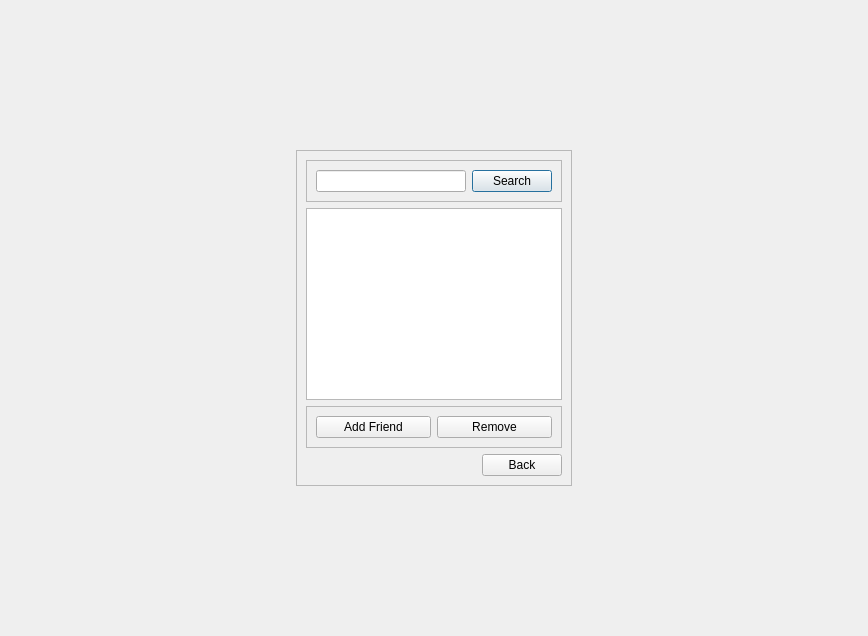
<?xml version="1.0" encoding="UTF-8"?>
<ui version="4.0">
 <class>FriendListWindow</class>
 <widget class="QDialog" name="FriendListWindow">
  <property name="geometry">
   <rect>
    <x>0</x>
    <y>0</y>
    <width>868</width>
    <height>636</height>
   </rect>
  </property>
  <property name="windowTitle">
   <string>Dialog</string>
  </property>
  <layout class="QGridLayout" name="gridLayout">
   <item row="1" column="3">
    <spacer name="horizontalSpacer_2">
     <property name="orientation">
      <enum>Qt::Orientation::Horizontal</enum>
     </property>
     <property name="sizeHint" stdset="0">
      <size>
       <width>40</width>
       <height>20</height>
      </size>
     </property>
    </spacer>
   </item>
   <item row="1" column="1" colspan="2">
    <widget class="QFrame" name="frame">
     <property name="frameShape">
      <enum>QFrame::Shape::StyledPanel</enum>
     </property>
     <property name="frameShadow">
      <enum>QFrame::Shadow::Raised</enum>
     </property>
     <layout class="QGridLayout" name="gridLayout_4">
      <item row="0" column="0">
       <layout class="QVBoxLayout" name="verticalLayout">
        <item>
         <widget class="QFrame" name="frame_2">
          <property name="frameShape">
           <enum>QFrame::Shape::StyledPanel</enum>
          </property>
          <property name="frameShadow">
           <enum>QFrame::Shadow::Raised</enum>
          </property>
          <layout class="QGridLayout" name="gridLayout_2">
           <item row="0" column="0">
            <layout class="QHBoxLayout" name="horizontalLayout">
             <item>
              <widget class="QLineEdit" name="lineEdit_search"/>
             </item>
             <item>
              <widget class="QPushButton" name="pushButton_search">
               <property name="text">
                <string>Search</string>
               </property>
              </widget>
             </item>
            </layout>
           </item>
          </layout>
         </widget>
        </item>
        <item>
         <widget class="QListWidget" name="listWidget_friend_list"/>
        </item>
        <item>
         <widget class="QFrame" name="frame_3">
          <property name="frameShape">
           <enum>QFrame::Shape::StyledPanel</enum>
          </property>
          <property name="frameShadow">
           <enum>QFrame::Shadow::Raised</enum>
          </property>
          <layout class="QGridLayout" name="gridLayout_3">
           <item row="0" column="0">
            <layout class="QHBoxLayout" name="horizontalLayout_2">
             <item>
              <widget class="QPushButton" name="pushButton_add_friend">
               <property name="text">
                <string>Add Friend</string>
               </property>
              </widget>
             </item>
             <item>
              <widget class="QPushButton" name="pushButton_remove">
               <property name="text">
                <string>Remove</string>
               </property>
              </widget>
             </item>
            </layout>
           </item>
          </layout>
         </widget>
        </item>
        <item>
         <layout class="QHBoxLayout" name="horizontalLayout_3">
          <item>
           <spacer name="horizontalSpacer_3">
            <property name="orientation">
             <enum>Qt::Orientation::Horizontal</enum>
            </property>
            <property name="sizeHint" stdset="0">
             <size>
              <width>40</width>
              <height>20</height>
             </size>
            </property>
           </spacer>
          </item>
          <item>
           <widget class="QPushButton" name="pushButton">
            <property name="text">
             <string>Back</string>
            </property>
           </widget>
          </item>
         </layout>
        </item>
       </layout>
      </item>
     </layout>
    </widget>
   </item>
   <item row="1" column="0">
    <spacer name="horizontalSpacer">
     <property name="orientation">
      <enum>Qt::Orientation::Horizontal</enum>
     </property>
     <property name="sizeHint" stdset="0">
      <size>
       <width>40</width>
       <height>20</height>
      </size>
     </property>
    </spacer>
   </item>
   <item row="0" column="1">
    <spacer name="verticalSpacer_2">
     <property name="orientation">
      <enum>Qt::Orientation::Vertical</enum>
     </property>
     <property name="sizeHint" stdset="0">
      <size>
       <width>20</width>
       <height>40</height>
      </size>
     </property>
    </spacer>
   </item>
   <item row="2" column="2">
    <spacer name="verticalSpacer">
     <property name="orientation">
      <enum>Qt::Orientation::Vertical</enum>
     </property>
     <property name="sizeHint" stdset="0">
      <size>
       <width>20</width>
       <height>40</height>
      </size>
     </property>
    </spacer>
   </item>
  </layout>
 </widget>
 <resources/>
 <connections/>
</ui>
